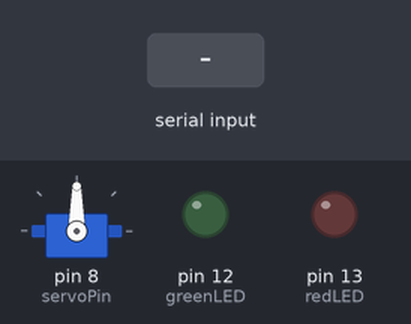
This sketch was run on a simulated Arduino Uno, built with avr-gcc and run on an emulated ATmega328P. On the bench: servo, output pins drawn as LEDs (lit = HIGH). The test bench sets the inputs (shaded band).

Above: at 1.2 s.
1.3 s: "Authorized\n" received over Serial
At 2.5 s:
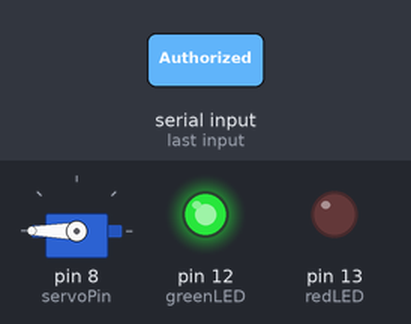
2.8 s: "Unauthorized\n" received over Serial
At 3.8 s:
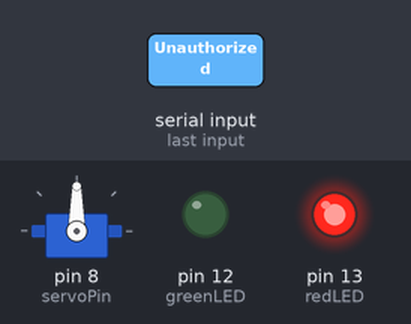
4.3 s: "Background\n" received over Serial
At 4.9 s:
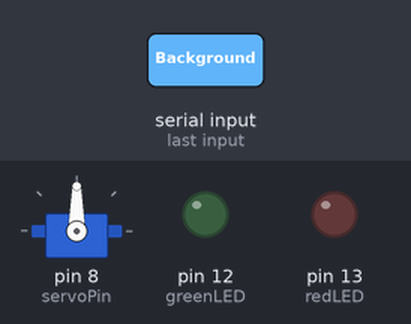
Timing chart, 0 to 7.3 s (numbered marks = the images above; inputs shaded):
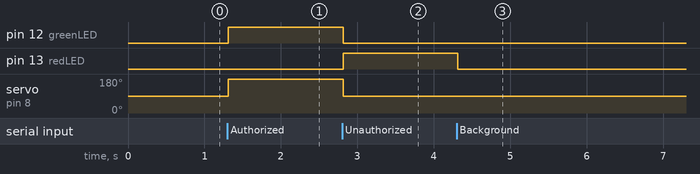

Measured:
- after the input at 1.3 s, pin 12 (greenLED): LOW → HIGH at once; servo on pin 8 (servoPin): 90° → 180° at once
- after the input at 2.8 s, pin 12 (greenLED): HIGH → LOW at once; pin 13 (redLED): LOW → HIGH at once; servo on pin 8 (servoPin): 180° → 90° at once
- after the input at 4.3 s, pin 13 (redLED): HIGH → LOW at once

The sketch:

ArduinoCode.ino
```cpp
#include <Servo.h>
int redLED = 13;
int greenLED = 12;
Servo myServo;  // Create a Servo object
int servoPin = 8;  // Pin where the servo is connected

void setup() {
  Serial.begin(9600);  // Start the serial communication
  myServo.attach(servoPin);  // Attach the servo to the pin
  pinMode(redLED, OUTPUT);
  pinMode(greenLED, OUTPUT);
}

void loop() {
  if (Serial.available() > 0) {  // Check if data is available
    String command = Serial.readStringUntil('\n');  // Read the command
    command.trim();  // Remove any whitespace

    if (command.equalsIgnoreCase("Authorized")) {
      myServo.write(180);  // Move servo to 90 degrees
      digitalWrite(greenLED, HIGH);
      digitalWrite(redLED, LOW);
    }
    else if (command.equalsIgnoreCase("Background")) {
      myServo.write(90);  // Move servo to 180 degrees
      digitalWrite(greenLED, LOW);
      digitalWrite(redLED, LOW);
    }
    else if (command.equalsIgnoreCase("Unauthorized")) {
      digitalWrite(greenLED, LOW);
      digitalWrite(redLED, HIGH);
      myServo.write(90);  // Move servo to 180 degrees
    }
  }
}
```
